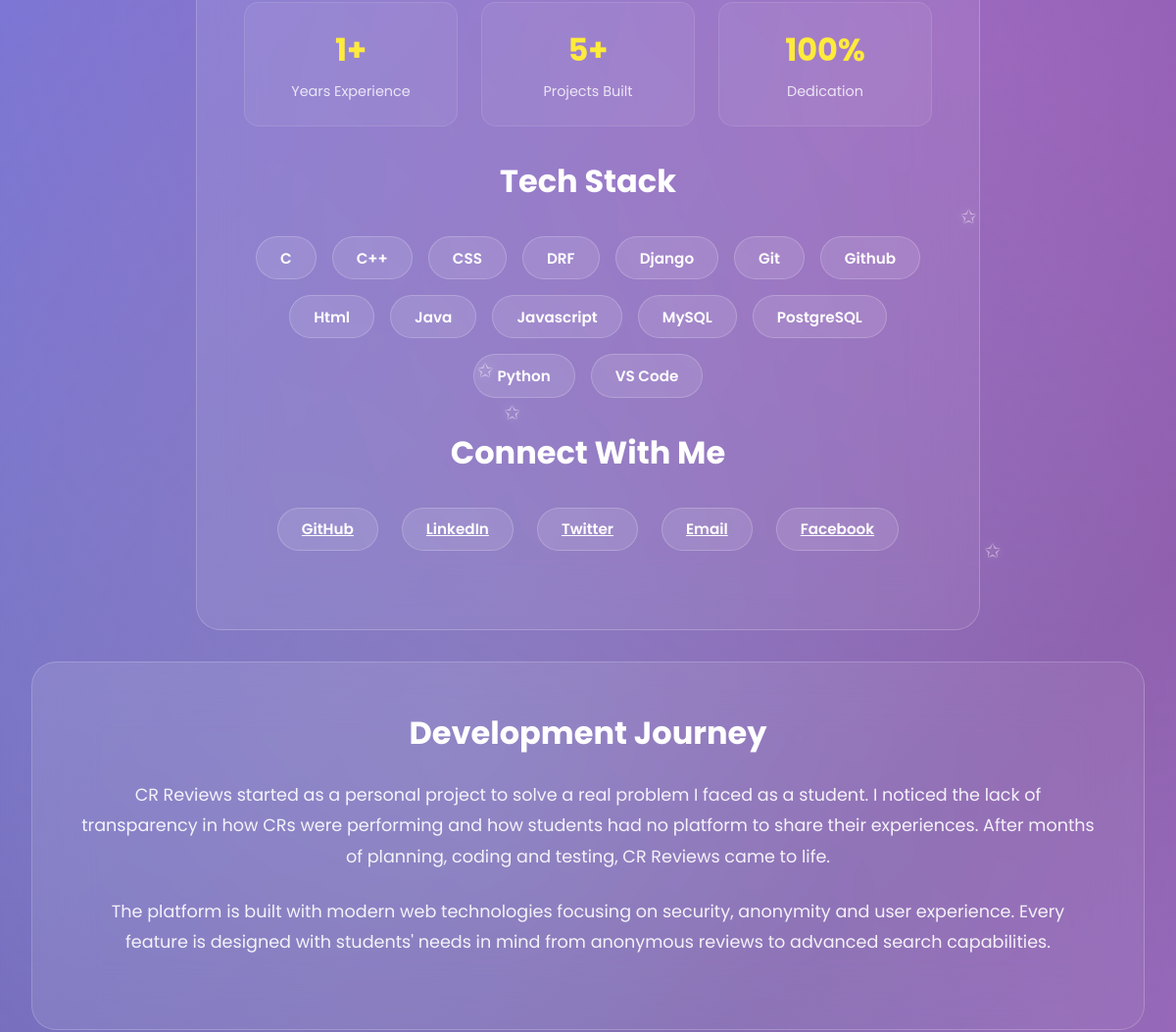
/developer/ (middle part), run on an earlier commit of the app's database.
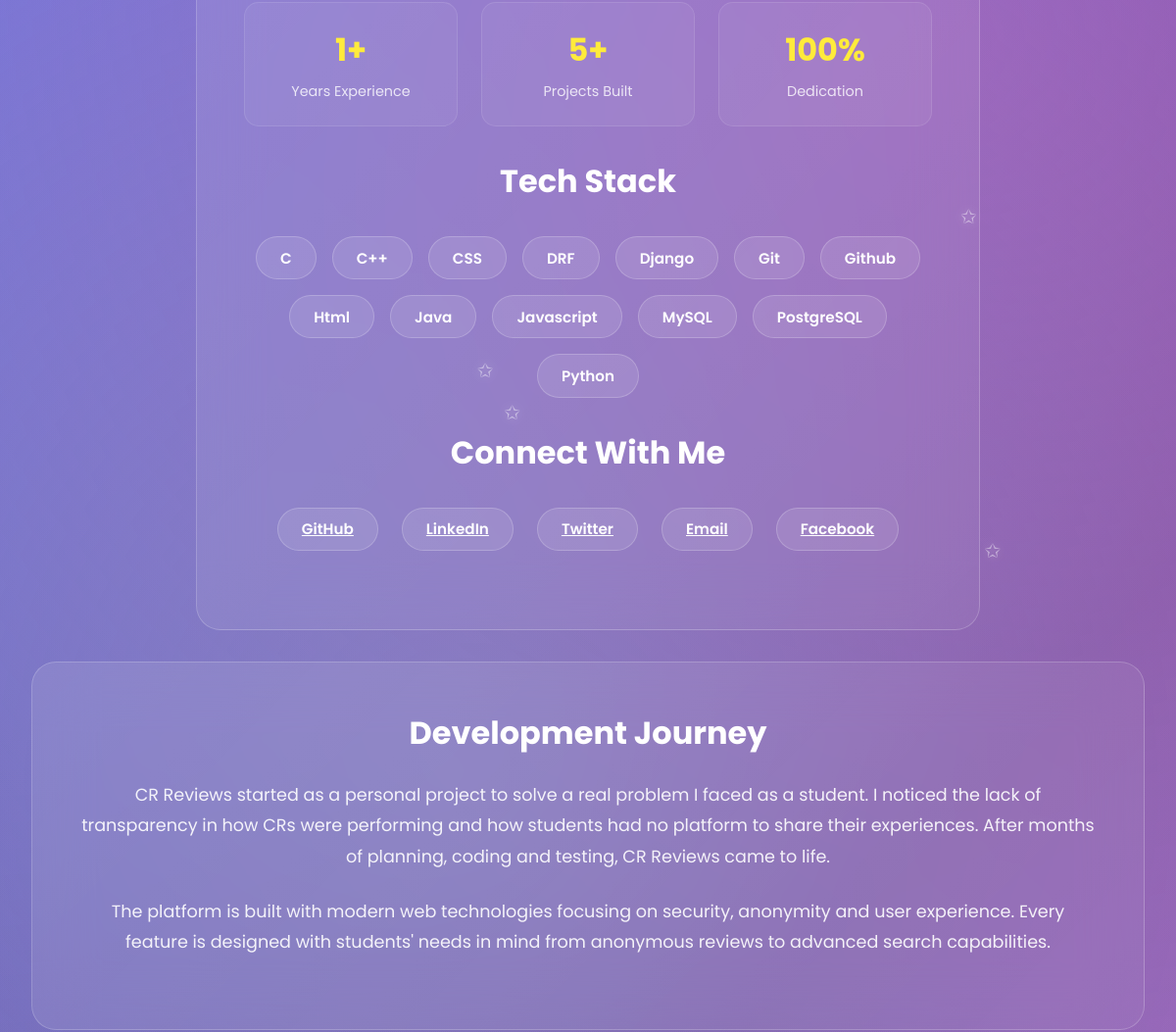
And on a later commit of the database.
### admin_dashboard/models.py (models this page shows, shortened)
class Developer_Profile(models.Model):
    tack_stack = models.ManyToManyField(Teck_Stack, related_name='developer_profiles', blank=True)
    profile_picture = models.ImageField(upload_to='developer_profile_pictures/', blank=True, null=True)
    name = models.CharField(max_length=100)
    degisnation = models.CharField(max_length=100, blank=True, null=True)
    about = models.TextField(max_length=1000, blank=True, null=True)
    years_of_experience = models.IntegerField(blank=True, null=True)
    projects_built = models.IntegerField(blank=True, null=True)
    location = models.CharField(max_length=100, blank=True, null=True)
    phone = models.CharField(max_length=30, blank=True, null=True)
    email = models.EmailField(max_length=254, blank=True, null=True)
    github_url = models.URLField(blank=True, null=True)
    linkedin_url = models.URLField(blank=True, null=True)
    facebook_url = models.URLField(blank=True, null=True)
    twitter_url = models.URLField(blank=True, null=True)
    created_at = models.DateTimeField(auto_now_add=True)
    is_read = models.BooleanField(default=False)
    class Meta:
        ordering = ['-created_at']

class Teck_Stack(models.Model):
    title = models.CharField(max_length=100)
    created_at = models.DateTimeField(auto_now_add=True)
    is_read = models.BooleanField(default=False)
    class Meta:
        ordering = ['title']

### footer/views.py (the view)
# urls.py: path('developer/', developer, name='developer'),
def developer(request):
    developer_profiles = Developer_Profile.objects.all()
    context = {
        'page_title': 'Developer - CR Reviews',
        'dp': developer_profiles,
    }
    return render(request, 'footer_page/developer.html', context)

### templates/footer_page/developer.html (shortened to what this page needs)
{% extends 'base.html' %}
{% load static %}
{% block content %}
<div class="container">
    <div class="dev-card1">
        {% for dp in dp %}
        <div class="stats-grid1">
            <div class="stat-item1">
                <div class="stat-number1">{{dp.years_of_experience}}+</div>
                <div class="stat-label1">Years Experience</div>
            </div>
            <div class="stat-item1">
                <div class="stat-number1">{{dp.projects_built}}+</div>
                <div class="stat-label1">Projects Built</div>
            </div>
            <div class="stat-item1">
                <div class="stat-number1">100%</div>
                <div class="stat-label1">Dedication</div>
            </div>
        </div>
        <div class="section-heading" style="margin: 2rem 0 1rem;">Tech Stack</div>
        <div class="tech-stack1">
            {% for d in dp.tack_stack.all %}
            <span class="tech-badge1">{{d.title}}</span>
           {% endfor %}
        </div>
        <div class="section-heading" style="margin: 2rem 0 1rem;">Connect With Me</div>
        <div class="dev-social1">
            <a href="{{dp.github_url}} target="_blank" class="tech-badge1" title="GitHub">
                GitHub
            </a>
            <a href="{{dp.linkedin_url}}" target="_blank" class="tech-badge1" title="LinkedIn">
                LinkedIn
            </a>
            <a href="{{dp.twitter_url}}" target="_blank" class="tech-badge1" title="Twitter">
                Twitter
            </a>
            <a href="mailto:{{dp.email}}" class="tech-badge1" title="Email">
                Email
            </a>
            <a href="{{dp.facebook.url}}" target="_blank" class="tech-badge1" title="Facebook">
                Facebook
            </a>
        </div>
    </div>
    {% endfor %}
    <div class="content-card">
        <h2 class="section-heading">Development Journey</h2>
        <p class="section-text">
            CR Reviews started as a personal project to solve a real problem I faced as a student.
            I noticed the lack of transparency in how CRs were performing and how students had no
            platform to share their experiences. After months of planning, coding and testing,
            CR Reviews came to life.
        </p>
        <p class="section-text" style="margin-top: 1rem;">
            The platform is built with modern web technologies focusing on security, anonymity
            and user experience. Every feature is designed with students' needs in mind from
            anonymous reviews to advanced search capabilities.
        </p>
    </div>
</div>
{% endblock content %}

What changed in the data, as far as the page shows it:
removed Teck_Stack: title "VS Code"
